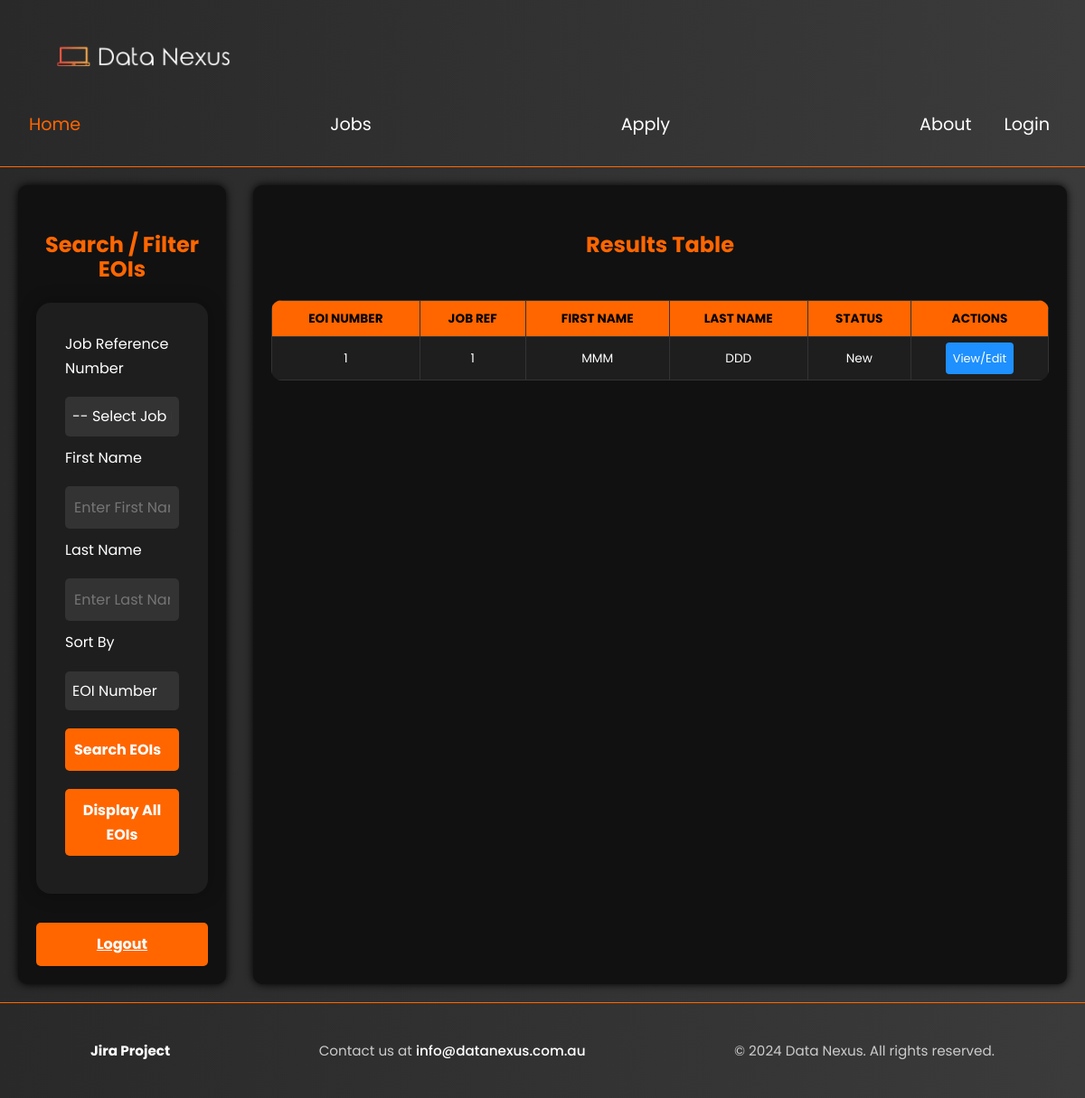
The page /web_tech_prj-main/manage.php (signed in) on the database as committed earlier.
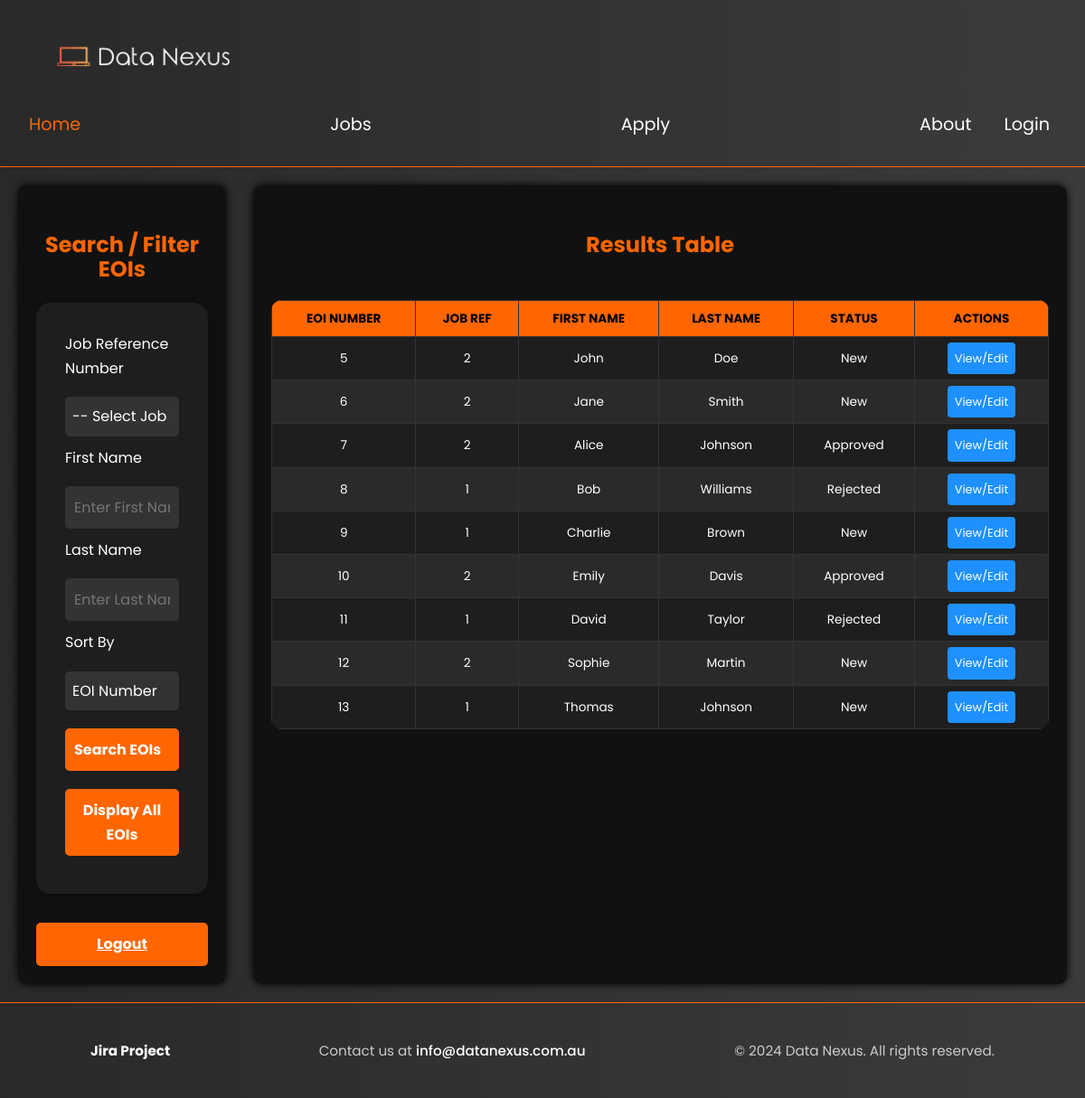
The same page on the database as committed later.
### tables this page shows
CREATE TABLE `eoi` (
  `EOInumber` int(11) NOT NULL,
  `job_reference_number` int(10) NOT NULL,
  `first_name` varchar(50) NOT NULL,
  `last_name` varchar(50) NOT NULL,
  `gender` varchar(10) NOT NULL,
  `street_address` varchar(46) NOT NULL,
  `suburb` varchar(60) NOT NULL,
  `state` varchar(3) NOT NULL,
  `postcode` varchar(4) NOT NULL,
  `email_address` varchar(360) NOT NULL,
  `phone_number` int(15) NOT NULL,
  `skills` varchar(500) NOT NULL,
  `other_skills` varchar(500) NOT NULL,
  `status` varchar(10) NOT NULL DEFAULT 'New'
);

### web_tech_prj-main/manage.php (the view, shortened to what this page needs)
<?php
require_once("settings.php");
$first_name = $_POST['first_name'] ?? '';
$last_name = $_POST['last_name'] ?? '';
$sort_field = $_POST['sort_field'] ?? 'EOInumber';
$query = "SELECT EOInumber, job_reference_number, first_name, last_name, status FROM eoi";
$query .= " ORDER BY $sort_field";
$stmt = $conn->prepare($query);
$stmt->execute();
$result = $stmt->get_result();
?>
<!DOCTYPE html>
<html lang="en">
<head>
    <link href="styles/styles.css" rel="stylesheet">
</head>
<body id="manage-home">
<?php include 'nav.inc'; ?>
<main id="manage-main">
    <section class="filter-form">
        <h2 class="manage-h">Search / Filter EOIs</h2>
        <form method="POST" action="manage.php">
            <label for="job_ref">Job Reference Number</label>
            <select id="job_ref" name="job_ref">
                <option value="">-- Select Job Reference --</option>
            </select>
            <label for="first_name">First Name</label>
            <input type="text" id="first_name" name="first_name" value="<?= htmlspecialchars($first_name) ?>" placeholder="Enter First Name">
            <label for="last_name">Last Name</label>
            <input type="text" id="last_name" name="last_name" value="<?= htmlspecialchars($last_name) ?>" placeholder="Enter Last Name">
            <label for="sort_field">Sort By</label>
            <select id="sort_field" name="sort_field">
                <option value="EOInumber" <?= $sort_field === 'EOInumber' ? 'selected' : '' ?>>EOI Number</option>
            </select>
            <button type="submit" name="action" value="search">Search EOIs</button>
            <button type="submit" name="action" value="show_all">Display All EOIs</button>
        </form>
        <a href="logout.php" class="btn-logout">Logout</a>
    </section>
    <section class="results-table">
        <h2 class="manage-h">Results Table</h2>
        <table class="styled-table">
            <?php if ($result->num_rows > 0): ?>
                <thead>
                    <tr>
                        <th>EOI Number</th>
                        <th>Job Ref</th>
                        <th>First Name</th>
                        <th>Last Name</th>
                        <th>Status</th>
                        <th>Actions</th>
                    </tr>
                </thead>
                <tbody>
                    <?php while ($row = $result->fetch_assoc()): ?>
                        <tr>
                            <td><?= htmlspecialchars($row['EOInumber']) ?></td>
                            <td><?= htmlspecialchars($row['job_reference_number']) ?></td>
                            <td><?= htmlspecialchars($row['first_name']) ?></td>
                            <td><?= htmlspecialchars($row['last_name']) ?></td>
                            <td><?= htmlspecialchars($row['status']) ?></td>
                            <td><a class="btn-view" href="view_details.php?eoi_id=<?= urlencode($row['EOInumber']) ?>">View/Edit</a></td>
                        </tr>
                    <?php endwhile; ?>
                </tbody>
            <?php else: ?>
                <tr><td colspan="6">🚫 No records found.</td></tr>
            <?php endif; ?>
        </table>
    </section>
</main>
<?php include 'footer.inc'; ?>
</body>
</html>

### web_tech_prj-main/nav.inc
<header>
    <a href="index.php">
        <img src="images/Data_Nexus_Logo-Photoroom.png" id="home-logo" alt="Data Nexus Official Logo">
    </a>
    <nav id="home-navigation">
        <a href="index.php" class="home-navlinks" id="home-current-page">Home</a>
        <a href="jobs.php" class="home-navlinks">Jobs</a>
        <a href="apply.php" class="home-navlinks">Apply</a>
        <a href="about.php" class="home-navlinks">About</a>
    </nav>
        <a href="login.php" class="home-navlinks">Login</a>
</header>

### web_tech_prj-main/footer.inc
<footer>
    <div class="footer-content">
      <a href="https://student-team-d82481z6.atlassian.net/jira/software/projects/PP1/boards/3/timeline?selectedIssue=PP1-28&atlOrigin=eyJpIjoiOTdlZTc1Mjg2MWIyNDVmYmI0NWRlZDRlZDdhZGNmNWEiLCJwIjoiaiJ9" id="footer-items">Jira Project</a>
      <p>Contact us at <a href="mailto:info@datanexus.com.au">info@datanexus.com.au</a></p>
      <p>&copy; 2024 Data Nexus. All rights reserved.</p>
    </div>
  </footer>

Rows that differ between the two databases and show on the page:
removed eoi: EOInumber "1", job_reference_number "1", first_name "MMM", last_name "DDD", status "New"
added eoi: EOInumber "5", job_reference_number "2", first_name "John", last_name "Doe", status "New"
added eoi: EOInumber "6", job_reference_number "2", first_name "Jane", last_name "Smith", status "New"
added eoi: EOInumber "7", job_reference_number "2", first_name "Alice", last_name "Johnson", status "Approved"
added eoi: EOInumber "8", job_reference_number "1", first_name "Bob", last_name "Williams", status "Rejected"
added eoi: EOInumber "9", job_reference_number "1", first_name "Charlie", last_name "Brown", status "New"
added eoi: EOInumber "10", job_reference_number "2", first_name "Emily", last_name "Davis", status "Approved"
added eoi: EOInumber "11", job_reference_number "1", first_name "David", last_name "Taylor", status "Rejected"
added eoi: EOInumber "12", job_reference_number "2", first_name "Sophie", last_name "Martin", status "New"
added eoi: EOInumber "13", job_reference_number "1", first_name "Thomas", last_name "Johnson", status "New"
